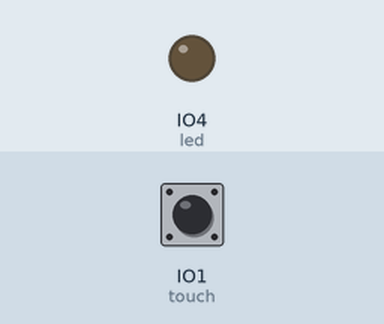
This program was run on a simulated ESP32 board running CircuitPython. Parts: output pins drawn as LEDs (lit = HIGH). The test bench sets the inputs (shaded band); at power-on: IO1 (touch) LOW. Touch pads read as touched when driven HIGH.

Above: at 1.2 s.
1.3 s: IO1 (touch) pulled HIGH for 3.2 s
At 4.6 s:
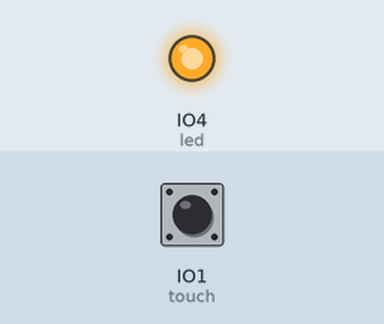
Timing chart, 0 to 6.1 s (numbered marks = the images above; inputs shaded):
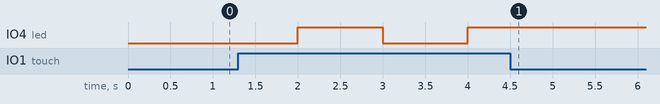

Measured:
- after the input at 1.3 s, IO4 (led): LOW → HIGH after 0.70 s, → LOW 1.0 s later, → HIGH 1.0 s later

The program:

toque_capacitivo.py
```python
# Toque Capacitivo
import board
import touchio
from digitalio import DigitalInOut, Direction
from time import sleep

estado = 0

pin = board.IO1
touch = touchio.TouchIn(pin)

led = DigitalInOut(board.IO4)
led.direction = Direction.OUTPUT

while True:
    if touch.value:
        estado = not estado

    led.value = estado
    sleep(1)
```
